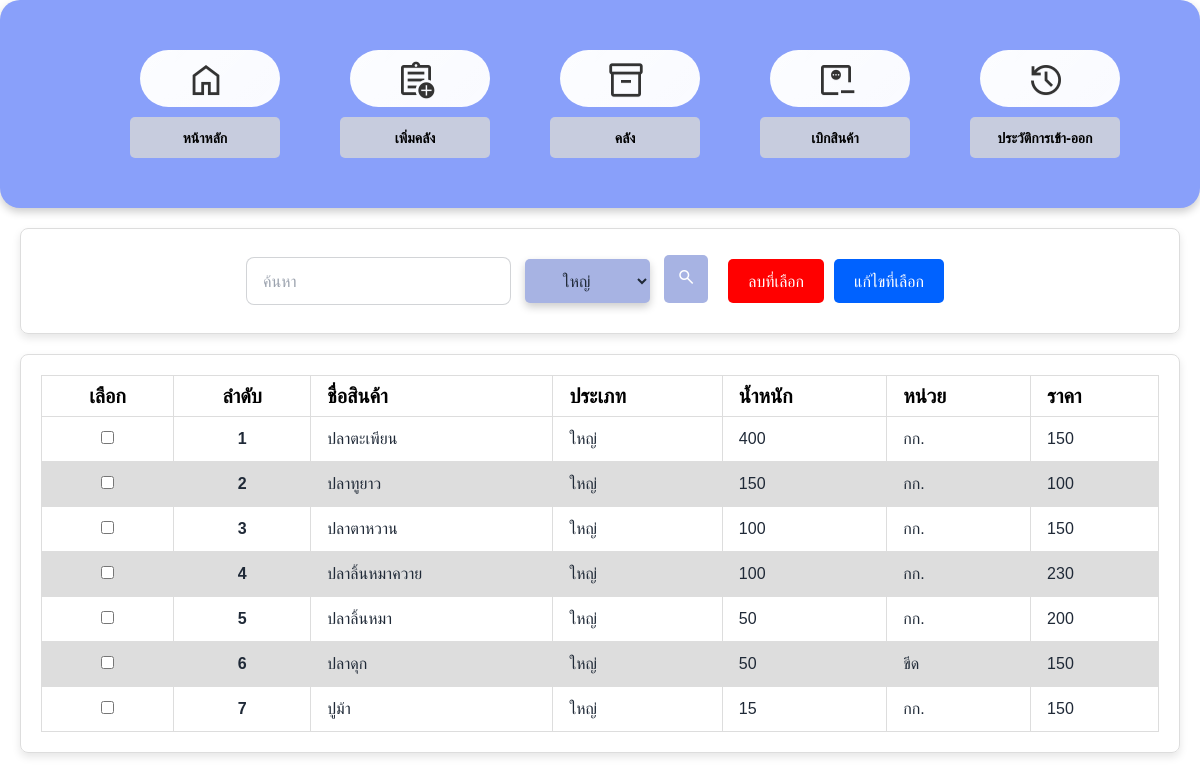
The app's page /projectfish/inventory.php?type=ใหญ่ with its own data.
### tables this page shows
CREATE TABLE `inventory` (
  `id` int(11) NOT NULL,
  `product_name` varchar(255) DEFAULT NULL,
  `action` enum('เข้า','ออก') NOT NULL,
  `type` varchar(255) DEFAULT NULL,
  `weight` int(11) DEFAULT NULL,
  `unit` varchar(255) DEFAULT NULL,
  `price` int(11) DEFAULT NULL,
  `weight_out` decimal(10,2) DEFAULT NULL,
  `status` enum('เข้าคลัง','ออก') NOT NULL,
  `date_time` timestamp NOT NULL DEFAULT current_timestamp()
);

### projectfish/inventory.php (the view, shortened to what this page needs)
<!DOCTYPE html>
<html lang="th">
<head>
    <link href="inventory_style.css" rel="stylesheet" type="text/css" />
    <link href="table_inv.css" rel="stylesheet" type="text/css" />
    <link href="https://cdn.jsdelivr.net/npm/daisyui@4.12.10/dist/full.min.css" rel="stylesheet" type="text/css" />
    <script src="https://cdn.tailwindcss.com"></script>
    <link rel="stylesheet" href="https://cdnjs.cloudflare.com/ajax/libs/font-awesome/6.0.0-beta3/css/all.min.css" />
</head>
<body>
    <div class="main-container">
        <div class="button-container">
            <div>
                <button class="btn glass"><a href="index.php">
                        <i class="material-symbols-outlined icon-large mr-2">home</i>
                    </a></button>
                <div class="la"><b>หน้าหลัก</b></div>
            </div>
            <div>
                <button class="btn glass"><a href="add_inventory.php">
                        <i class="material-symbols-outlined icon-large mr-2">assignment_add</i>
                    </a></button>
                <div class="la"><b>เพิ่มคลัง</b></div>
            </div>
            <div>
                <button class="btn glass"><a href="inventory.php">
                        <i class="material-symbols-outlined icon-large mr-2">inventory_2</i>
                    </a></button>
                <div class="la"><b>คลัง</b></div>
            </div>
            <div>
                <button class="btn glass"><a href="minus.php">
                        <i class="material-symbols-outlined icon-large mr-2">monitor_weight_loss</i>
                    </a></button>
                <div class="la"><b>เบิกสินค้า</b></div>
            </div>
            <div>
                <button class="btn glass"><a href="history.php">
                        <i class="material-symbols-outlined icon-large mr-2">history</i>
                    </a></button>
                <div class="la2"><b>ประวัติการเข้า-ออก</b></div>
            </div>
        </div>
    </div>
    <?php
    $servername = "localhost";
    $username = "root";
    $password = "";
    $dbname = "inventory_db";
    $conn = new mysqli($servername, $username, $password, $dbname);
    $type_filter = isset($_GET['type']) ? $_GET['type'] : '';
    $search_query = isset($_GET['search']) ? $_GET['search'] : '';
$sql = "SELECT * FROM inventory WHERE 1=1";
if ($type_filter) {
    $type_filter = $conn->real_escape_string($type_filter);
    $sql .= " AND type = '$type_filter'";
}
$sql .= " ORDER BY weight DESC";
$result = $conn->query($sql);
    ?>
    <div class="wrapper">
        <div class="search-box">
            <form action="" method="GET">
                <input type="text" name="search" class="input input-bordered w-24 md:w-auto" placeholder="ค้นหา" value="<?php echo htmlspecialchars($search_query); ?>">
                <select name="type" class="search-select">
                    <option value="ใหญ่" <?php if ($type_filter == 'ใหญ่') echo 'selected'; ?>>ใหญ่</option>
                </select>
                <button type="submit" class="search-button">
                    <i class="material-symbols-outlined icon-large1">search</i>
                </button>
            </form>
        </div>
        <button onclick="deleteSelected()" class="delete-button">ลบที่เลือก</button>
        <button onclick="EditSelected()" class="edit-button">แก้ไขที่เลือก</button>
    </div>
    <div class="te">
        <table class="table">
            <thead>
                <tr style="font-size:20px;">
                    <th><center>เลือก</center></th>
                    <th><center>ลำดับ</center></th>
                    <th>ชื่อสินค้า</th>
                    <th>ประเภท</th>
                    <th>น้ำหนัก</th>
                    <th>หน่วย</th>
                    <th>ราคา</th>
                </tr>
            </thead>
            <tbody>
                <?php
                if ($result->num_rows > 0) {
                    $row_number = 1;
                    while ($row = $result->fetch_assoc()) {
                        echo "<tr style='font-size:16px;'>";
                        echo "<td><center><input type='checkbox' name='delete_ids[]' value='" . $row['id'] . "'></center></td>";
                        echo "<th style='text-align: center;'>" . $row_number . "</th>";
                        echo "<td>" . $row['product_name'] . "</td>";
                        echo "<td>" . $row['type'] . "</td>";
                        echo "<td>" . $row['weight'] . "</td>";
                        echo "<td>" . $row['unit'] . "</td>";
                        echo "<td>" . $row['price'] . "</td>";
                        echo "</tr>";
                        $row_number++;
                    }
                } else {
                    echo "<tr><td colspan='7' style='text-align: center;'>ไม่มีข้อมูล</td></tr>";
                }
                ?>
            </tbody>
        </table>
    </div>
</body>
</html>

### projectfish/inventory_style.css (style rules this page uses)
.main-container { display: flex; align-items: center; justify-content: center; width: auto; padding: 50px; border-radius: 20px; box-shadow: 0 4px 8px rgba(0, 0, 0, 0.2); background-color: #89a0fa; background-size: cover; background-position: center; background-repeat: no-repeat; }
.button-container { display: flex; flex-wrap: wrap-reverse; justify-content: center; gap: 10px; }
.btn { display: flex; align-items: center; justify-content: center; width: 140px; padding: 10px; border: none; border-radius: 50px; background-color: rgba(255, 255, 255, 0.955); color: #333; cursor: pointer; text-align: center; text-decoration: none; transition: background-color 0.3s ease; margin-left: 60px; }
.btn a { text-decoration: none; color: inherit; display: flex; align-items: center; justify-content: center; }
.la, .la2 { margin-top: 10px; margin-left: 50px; font-size: 14px; background-color: #d7d7d7cb; color: #000000; border: none; padding: 10px; border-radius: 5px; text-align: center; }
.wrapper { display: flex; align-items: center; justify-content: space-between; padding: 20px; margin: 20px; border: 1px solid #ddd; border-radius: 8px; box-shadow: 0 4px 8px rgba(0, 0, 0, 0.1); }
.wrapper { display: flex; align-items: center; justify-content: center; margin: 20px; }
.wrapper .search-box { margin-right: 20px; display: flex; align-items: center; }
.wrapper .delete-button { margin-left: 0; }
.search-box { display: flex; align-items: center; }
.search-button { background-color: #A7B3E3; color: #fff; border: none; padding: 10px; border-radius: 5px; cursor: pointer; }
.delete-button { margin-left: 20px; padding: 10px 20px; background-color: red; color: white; border: none; border-radius: 5px; cursor: pointer; }
.edit-button { margin-right: 20px; padding: 10px 20px; background-color: rgb(0, 98, 255); color: white; border: none; border-radius: 5px; cursor: pointer; }
.search-select { box-shadow: 0 4px 8px rgba(0, 0, 0, 0.2); background-color: #A7B3E3; border-radius: 5px; margin: 10px; padding: 10px; padding-right: 20px; text-align: center; }

### projectfish/table_inv.css (style rules this page uses)
.te { display: flex; align-items: center; justify-content: space-between; padding: 20px; margin: 20px; border: 1px solid #ddd; border-radius: 8px; box-shadow: 0 4px 8px rgba(0, 0, 0, 0.1); }
table { font-family: arial, sans-serif; border-collapse: collapse; width: 100%; }
td, th { border: 1px solid #dddddd; text-align: left; padding: 8px; }
tr:nth-child(even) { background-color: #dddddd; }

### projectfish/inventory.php (style rules this page uses)
.icon-large { font-size: 40px; }
.icon-large1 { padding: 2px; font-size: 20px; }
.edit-button { margin: 10px; }
.table :where(thead,tfoot) { color: black; }
.btn { display: flex; align-items: center; justify-content: center; width: 140px; height: 1.5cm; border: none; border-radius: 50px; background-color: rgba(255, 255, 255, 0.955); color: #333; cursor: pointer; text-align: center; text-decoration: none; transition: background-color 0.3s ease; margin-left: 60px; }

### records on screen
inventory: product_name "ปลาตะเพียน", type "ใหญ่", weight "400", unit "กก.", price "150"
inventory: product_name "ปลาทูยาว", type "ใหญ่", weight "150", unit "กก.", price "100"
inventory: product_name "ปลาตาหวาน", type "ใหญ่", weight "100", unit "กก.", price "150"
inventory: product_name "ปลาลิ้นหมาควาย", type "ใหญ่", weight "100", unit "กก.", price "230"
inventory: product_name "ปลาลิ้นหมา", type "ใหญ่", weight "50", unit "กก.", price "200"
inventory: product_name "ปลาดุก", type "ใหญ่", weight "50", unit "ขีด", price "150"
inventory: product_name "ปูม้า", type "ใหญ่", weight "15", unit "กก.", price "150"
